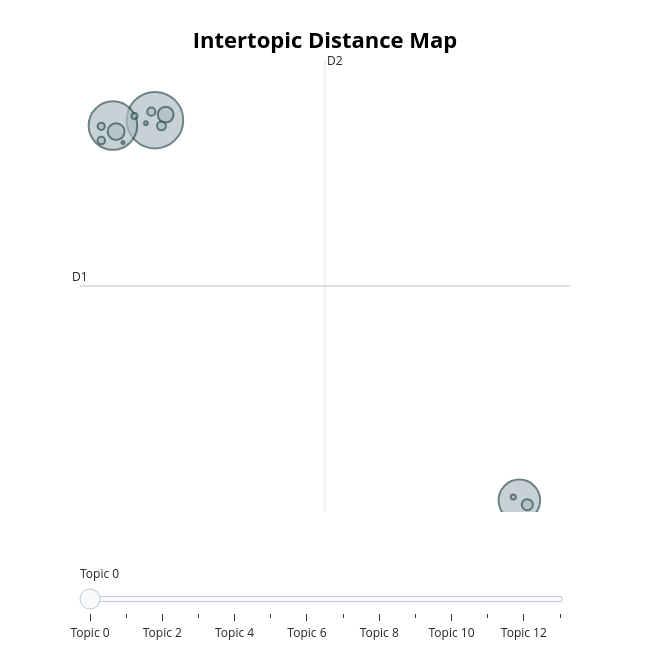
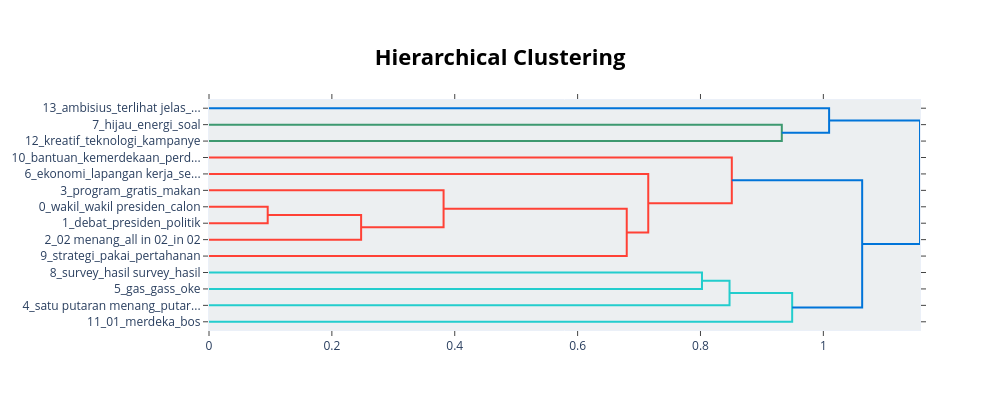
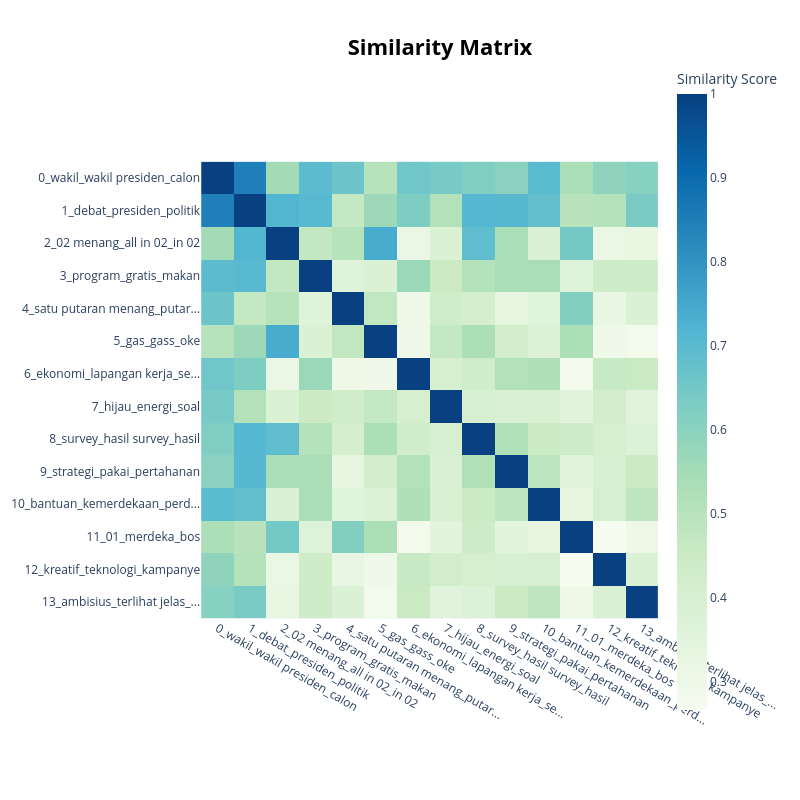

Notebook source saved alongside these figures, in order:
### Code cell
df_positive = df_02[df_02['predicted_label'] == 'POSITIVE']
run_topic_modeling(df_positive, group_name='POSITIVE')

### Figure 1 — Plotly figure (JSON) as saved in the notebook; plotly's stock layout.template omitted (floating-point values rounded to 4 significant figures)
{"data": [{"customdata": [[0, "wakil | wakil presiden | calon | luar biasa | maju", 4518], [1, "debat | presiden | politik | positif | menjadi presiden", 3317], [2, "02 menang | all in 02 | in 02 | vote | pilih 02", 2433], [3, "program | gratis | makan | makan siang | siang", 399], [4, "satu putaran menang | putaran menang | menang satu putaran | menang satu | tetap all", 352], [5, "gas | gass | oke | oke gas | ok", 175], [6, "ekonomi | lapangan kerja | sektor | menciptakan | pembangunan", 112], [7, "hijau | energi | soal | indonesia jadi | optimis", 94], [8, "survey | hasil survey | hasil | lembaga | paling tinggi", 81], [9, "strategi | pakai | pertahanan | langkah | meningkatkan", 72], [10, "bantuan | kemerdekaan | perdamaian | bela | melalui", 48], [11, "01 | merdeka | bos | tunggal ika | am1n", 36], [12, "kreatif | teknologi | kampanye | berbasis | menginspirasi", 19], [13, "ambisius | terlihat jelas | menjadi presiden | terlihat | siapa", 13]], "hovertemplate": "<b>Topic %{customdata[0]}</b><br>%{customdata[1]}<br>Size: %{customdata[2]}", "legendgroup": "", "marker": {"color": "#B0BEC5", "line": {"color": "DarkSlateGrey", "width": 2}, "size": [4518, 3317, 2433, 399, 352, 175, 112, 94, 81, 72, 48, 36, 19, 13], "sizemode": "area", "sizeref": 2.824, "symbol": "circle"}, "mode": "markers", "name": "", "orientation": "v", "showlegend": false, "type": "scatter", "x": [-3.301, -4.884, 10.42, -4.762, -2.898, 10.72, -3.056, -3.437, -5.322, -5.325, -4.072, 10.19, -3.641, -4.502], "xaxis": "x", "y": [23.08, 22.7, -3.035, 22.29, 23.46, -3.334, 22.69, 23.66, 21.68, 22.65, 23.37, -2.807, 22.87, 21.54], "yaxis": "y"}], "layout": {"annotations": [{"showarrow": false, "text": "D1", "x": -6.123, "y": 11.69, "yshift": 10}, {"showarrow": false, "text": "D2", "x": 3.103, "xshift": 10, "y": 27.21}], "height": 650, "hoverlabel": {"bgcolor": "white", "font": {"family": "Rockwell", "size": 16}}, "legend": {"itemsizing": "constant", "tracegroupgap": 0}, "margin": {"t": 60}, "shapes": [{"line": {"color": "#CFD8DC", "width": 2}, "type": "line", "x0": 3.103, "x1": 3.103, "y0": -3.834, "y1": 27.21}, {"line": {"color": "#9E9E9E", "width": 2}, "type": "line", "x0": -6.123, "x1": 12.33, "y0": 11.69, "y1": 11.69}], "sliders": [{"active": 0, "pad": {"t": 50}, "steps": [{"args": [{"marker.color": [["red", "#B0BEC5", "#B0BEC5", "#B0BEC5", "#B0BEC5", "#B0BEC5", "#B0BEC5", "#B0BEC5", "#B0BEC5", "#B0BEC5", "#B0BEC5", "#B0BEC5", "#B0BEC5", "#B0BEC5"]]}], "label": "Topic 0", "method": "update"}, {"args": [{"marker.color": [["#B0BEC5", "red", "#B0BEC5", "#B0BEC5", "#B0BEC5", "#B0BEC5", "#B0BEC5", "#B0BEC5", "#B0BEC5", "#B0BEC5", "#B0BEC5", "#B0BEC5", "#B0BEC5", "#B0BEC5"]]}], "label": "Topic 1", "method": "update"}, {"args": [{"marker.color": [["#B0BEC5", "#B0BEC5", "red", "#B0BEC5", "#B0BEC5", "#B0BEC5", "#B0BEC5", "#B0BEC5", "#B0BEC5", "#B0BEC5", "#B0BEC5", "#B0BEC5", "#B0BEC5", "#B0BEC5"]]}], "label": "Topic 2", "method": "update"}, {"args": [{"marker.color": [["#B0BEC5", "#B0BEC5", "#B0BEC5", "red", "#B0BEC5", "#B0BEC5", "#B0BEC5", "#B0BEC5", "#B0BEC5", "#B0BEC5", "#B0BEC5", "#B0BEC5", "#B0BEC5", "#B0BEC5"]]}], "label": "Topic 3", "method": "update"}, {"args": [{"marker.color": [["#B0BEC5", "#B0BEC5", "#B0BEC5", "#B0BEC5", "red", "#B0BEC5", "#B0BEC5", "#B0BEC5", "#B0BEC5", "#B0BEC5", "#B0BEC5", "#B0BEC5", "#B0BEC5", "#B0BEC5"]]}], "label": "Topic 4", "method": "update"}, {"args": [{"marker.color": [["#B0BEC5", "#B0BEC5", "#B0BEC5", "#B0BEC5", "#B0BEC5", "red", "#B0BEC5", "#B0BEC5", "#B0BEC5", "#B0BEC5", "#B0BEC5", "#B0BEC5", "#B0BEC5", "#B0BEC5"]]}], "label": "Topic 5", "method": "update"}, {"args": [{"marker.color": [["#B0BEC5", "#B0BEC5", "#B0BEC5", "#B0BEC5", "#B0BEC5", "#B0BEC5", "red", "#B0BEC5", "#B0BEC5", "#B0BEC5", "#B0BEC5", "#B0BEC5", "#B0BEC5", "#B0BEC5"]]}], "label": "Topic 6", "method": "update"}, {"args": [{"marker.color": [["#B0BEC5", "#B0BEC5", "#B0BEC5", "#B0BEC5", "#B0BEC5", "#B0BEC5", "#B0BEC5", "red", "#B0BEC5", "#B0BEC5", "#B0BEC5", "#B0BEC5", "#B0BEC5", "#B0BEC5"]]}], "label": "Topic 7", "method": "update"}, {"args": [{"marker.color": [["#B0BEC5", "#B0BEC5", "#B0BEC5", "#B0BEC5", "#B0BEC5", "#B0BEC5", "#B0BEC5", "#B0BEC5", "red", "#B0BEC5", "#B0BEC5", "#B0BEC5", "#B0BEC5", "#B0BEC5"]]}], "label": "Topic 8", "method": "update"}, {"args": [{"marker.color": [["#B0BEC5", "#B0BEC5", "#B0BEC5", "#B0BEC5", "#B0BEC5", "#B0BEC5", "#B0BEC5", "#B0BEC5", "#B0BEC5", "red", "#B0BEC5", "#B0BEC5", "#B0BEC5", "#B0BEC5"]]}], "label": "Topic 9", "method": "update"}, {"args": [{"marker.color": [["#B0BEC5", "#B0BEC5", "#B0BEC5", "#B0BEC5", "#B0BEC5", "#B0BEC5", "#B0BEC5", "#B0BEC5", "#B0BEC5", "#B0BEC5", "red", "#B0BEC5", "#B0BEC5", "#B0BEC5"]]}], "label": "Topic 10", "method": "update"}, {"args": [{"marker.color": [["#B0BEC5", "#B0BEC5", "#B0BEC5", "#B0BEC5", "#B0BEC5", "#B0BEC5", "#B0BEC5", "#B0BEC5", "#B0BEC5", "#B0BEC5", "#B0BEC5", "red", "#B0BEC5", "#B0BEC5"]]}], "label": "Topic 11", "method": "update"}, {"args": [{"marker.color": [["#B0BEC5", "#B0BEC5", "#B0BEC5", "#B0BEC5", "#B0BEC5", "#B0BEC5", "#B0BEC5", "#B0BEC5", "#B0BEC5", "#B0BEC5", "#B0BEC5", "#B0BEC5", "red", "#B0BEC5"]]}], "label": "Topic 12", "method": "update"}, {"args": [{"marker.color": [["#B0BEC5", "#B0BEC5", "#B0BEC5", "#B0BEC5", "#B0BEC5", "#B0BEC5", "#B0BEC5", "#B0BEC5", "#B0BEC5", "#B0BEC5", "#B0BEC5", "#B0BEC5", "#B0BEC5", "red"]]}], "label": "Topic 13", "method": "update"}]}], "title": {"font": {"color": "Black", "size": 22}, "text": "<b>Intertopic Distance Map</b>", "x": 0.5, "xanchor": "center", "y": 0.95, "yanchor": "top"}, "width": 650, "xaxis": {"anchor": "y", "domain": [0, 1], "range": [-6.123, 12.33], "title": {"text": ""}, "visible": false}, "yaxis": {"anchor": "x", "domain": [0, 1], "range": [-3.834, 27.21], "title": {"text": ""}, "visible": false}}}

### Figure 2 — Plotly figure (JSON) as saved in the notebook; plotly's stock layout.template omitted (floating-point values rounded to 4 significant figures)
{"data": [{"hoverinfo": "text", "marker": {"color": "rgb(61,153,112)"}, "mode": "lines", "type": "scatter", "x": [0.0, 0.9324, 0.9324, 0.0], "xaxis": "x", "y": [-15.0, -15.0, -25.0, -25.0], "yaxis": "y"}, {"hoverinfo": "text", "marker": {"color": "rgb(0,116,217)"}, "mode": "lines", "type": "scatter", "x": [0.0, 1.009, 1.009, 0.9324], "xaxis": "x", "y": [-5.0, -5.0, -20.0, -20.0], "yaxis": "y"}, {"hoverinfo": "text", "marker": {"color": "rgb(255,65,54)"}, "mode": "lines", "type": "scatter", "x": [0.0, 0.09554, 0.09554, 0.0], "xaxis": "x", "y": [-65.0, -65.0, -75.0, -75.0], "yaxis": "y"}, {"hoverinfo": "text", "marker": {"color": "rgb(255,65,54)"}, "mode": "lines", "type": "scatter", "x": [0.09554, 0.2476, 0.2476, 0.0], "xaxis": "x", "y": [-70.0, -70.0, -85.0, -85.0], "yaxis": "y"}, {"hoverinfo": "text", "marker": {"color": "rgb(255,65,54)"}, "mode": "lines", "type": "scatter", "x": [0.0, 0.3818, 0.3818, 0.2476], "xaxis": "x", "y": [-55.0, -55.0, -77.5, -77.5], "yaxis": "y"}, {"hoverinfo": "text", "marker": {"color": "rgb(255,65,54)"}, "mode": "lines", "type": "scatter", "x": [0.3818, 0.68, 0.68, 0.0], "xaxis": "x", "y": [-66.25, -66.25, -95.0, -95.0], "yaxis": "y"}, {"hoverinfo": "text", "marker": {"color": "rgb(255,65,54)"}, "mode": "lines", "type": "scatter", "x": [0.0, 0.715, 0.715, 0.68], "xaxis": "x", "y": [-45.0, -45.0, -80.62, -80.62], "yaxis": "y"}, {"hoverinfo": "text", "marker": {"color": "rgb(255,65,54)"}, "mode": "lines", "type": "scatter", "x": [0.0, 0.851, 0.851, 0.715], "xaxis": "x", "y": [-35.0, -35.0, -62.81, -62.81], "yaxis": "y"}, {"hoverinfo": "text", "marker": {"color": "rgb(35,205,205)"}, "mode": "lines", "type": "scatter", "x": [0.0, 0.8024, 0.8024, 0.0], "xaxis": "x", "y": [-105.0, -105.0, -115.0, -115.0], "yaxis": "y"}, {"hoverinfo": "text", "marker": {"color": "rgb(35,205,205)"}, "mode": "lines", "type": "scatter", "x": [0.8024, 0.8473, 0.8473, 0.0], "xaxis": "x", "y": [-110.0, -110.0, -125.0, -125.0], "yaxis": "y"}, {"hoverinfo": "text", "marker": {"color": "rgb(35,205,205)"}, "mode": "lines", "type": "scatter", "x": [0.8473, 0.9492, 0.9492, 0.0], "xaxis": "x", "y": [-117.5, -117.5, -135.0, -135.0], "yaxis": "y"}, {"hoverinfo": "text", "marker": {"color": "rgb(0,116,217)"}, "mode": "lines", "type": "scatter", "x": [0.851, 1.063, 1.063, 0.9492], "xaxis": "x", "y": [-48.91, -48.91, -126.2, -126.2], "yaxis": "y"}, {"hoverinfo": "text", "marker": {"color": "rgb(0,116,217)"}, "mode": "lines", "type": "scatter", "x": [1.009, 1.157, 1.157, 1.063], "xaxis": "x", "y": [-12.5, -12.5, -87.58, -87.58], "yaxis": "y"}], "layout": {"autosize": false, "height": 410, "hoverlabel": {"bgcolor": "white", "font": {"family": "Rockwell", "size": 16}}, "hovermode": "closest", "plot_bgcolor": "#ECEFF1", "showlegend": false, "title": {"font": {"color": "Black", "size": 22}, "text": "<b>Hierarchical Clustering</b>", "x": 0.5, "xanchor": "center", "yanchor": "top"}, "width": 1000, "xaxis": {"mirror": "allticks", "rangemode": "tozero", "showgrid": false, "showline": true, "showticklabels": true, "ticks": "outside", "type": "linear", "zeroline": false}, "yaxis": {"mirror": "allticks", "range": [-140, 0], "rangemode": "tozero", "showgrid": false, "showline": true, "showticklabels": true, "tickmode": "array", "ticks": "outside", "ticktext": ["13_ambisius_terlihat jelas_...", "7_hijau_energi_soal", "12_kreatif_teknologi_kampanye", "10_bantuan_kemerdekaan_perd...", "6_ekonomi_lapangan kerja_se...", "3_program_gratis_makan", "0_wakil_wakil presiden_calon", "1_debat_presiden_politik", "2_02 menang_all in 02_in 02", "9_strategi_pakai_pertahanan", "8_survey_hasil survey_hasil", "5_gas_gass_oke", "4_satu putaran menang_putar...", "11_01_merdeka_bos"], "tickvals": [-5, -15, -25, -35, -45, -55, -65, -75, -85, -95, -105, -115, -125, -135], "type": "linear", "zeroline": false}}}

### Figure 3 — Plotly figure (JSON) as saved in the notebook; plotly's stock layout.template omitted (floating-point values rounded to 4 significant figures; data arrays with more than 128 entries replaced by an {"elided": "..."} marker saying what was removed)
{"data": [{"coloraxis": "coloraxis", "hovertemplate": "x: %{x}<br>y: %{y}<br>Similarity Score: %{z}<extra></extra>", "name": "0", "type": "heatmap", "x": ["0_wakil_wakil presiden_calon", "1_debat_presiden_politik", "2_02 menang_all in 02_in 02", "3_program_gratis_makan", "4_satu putaran menang_putar...", "5_gas_gass_oke", "6_ekonomi_lapangan kerja_se...", "7_hijau_energi_soal", "8_survey_hasil survey_hasil", "9_strategi_pakai_pertahanan", "10_bantuan_kemerdekaan_perd...", "11_01_merdeka_bos", "12_kreatif_teknologi_kampanye", "13_ambisius_terlihat jelas_..."], "xaxis": "x", "y": ["0_wakil_wakil presiden_calon", "1_debat_presiden_politik", "2_02 menang_all in 02_in 02", "3_program_gratis_makan", "4_satu putaran menang_putar...", "5_gas_gass_oke", "6_ekonomi_lapangan kerja_se...", "7_hijau_energi_soal", "8_survey_hasil survey_hasil", "9_strategi_pakai_pertahanan", "10_bantuan_kemerdekaan_perd...", "11_01_merdeka_bos", "12_kreatif_teknologi_kampanye", "13_ambisius_terlihat jelas_..."], "yaxis": "y", "z": {"elided": "14x14 float values"}}], "layout": {"coloraxis": {"colorbar": {"title": {"text": "Similarity Score"}}, "colorscale": [[0, "rgb(247,252,240)"], [0.125, "rgb(224,243,219)"], [0.25, "rgb(204,235,197)"], [0.375, "rgb(168,221,181)"], [0.5, "rgb(123,204,196)"], [0.625, "rgb(78,179,211)"], [0.75, "rgb(43,140,190)"], [0.875, "rgb(8,104,172)"], [1, "rgb(8,64,129)"]]}, "height": 800, "hoverlabel": {"bgcolor": "white", "font": {"family": "Rockwell", "size": 16}}, "legend": {"title": {"text": "Trend"}}, "margin": {"t": 60}, "showlegend": true, "title": {"font": {"color": "Black", "size": 22}, "text": "<b>Similarity Matrix</b>", "x": 0.55, "xanchor": "center", "y": 0.95, "yanchor": "top"}, "width": 800, "xaxis": {"anchor": "y", "constrain": "domain", "domain": [0, 1], "scaleanchor": "y"}, "yaxis": {"anchor": "x", "autorange": "reversed", "constrain": "domain", "domain": [0, 1]}}}
